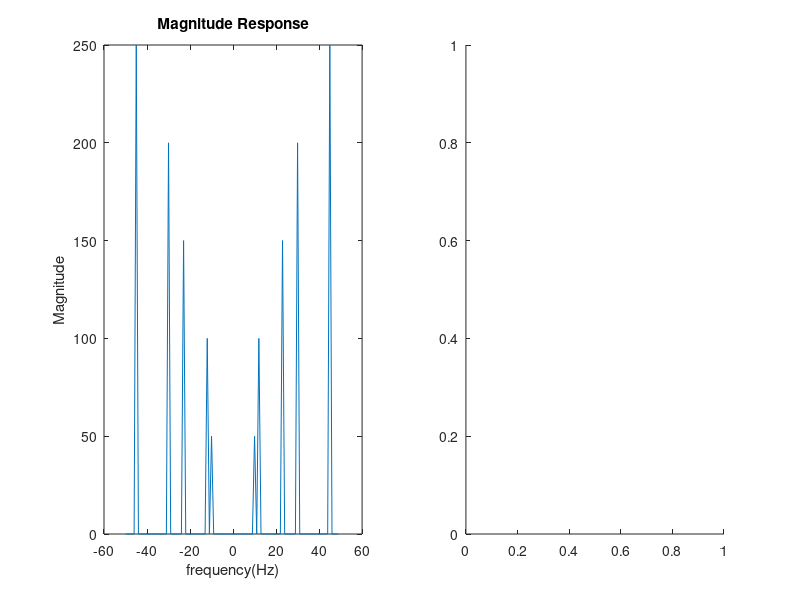

The MATLAB script that drew this image: (Note: this script raises an error after producing the figure.)
load('signal.mat')
signal = x
size = length(signal)
S = fft(signal,size);
S = fftshift(S)

w = fftshift([0:size-1]/size*2*pi)
w(1:size/2)=w(1:size/2)-2*pi
fs = 100

%plotting
freq = fs*w/2/pi;
subplot(121)
plot(freq,abs(S))
title('Magnitude Response')
xlabel('frequency(Hz)')
ylabel('Magnitude')
subplot(122)
plot(freq,phase(S))
title('Phase Response')
xlabel('Frequency(Hz)')
ylabel('Phase/Radian')